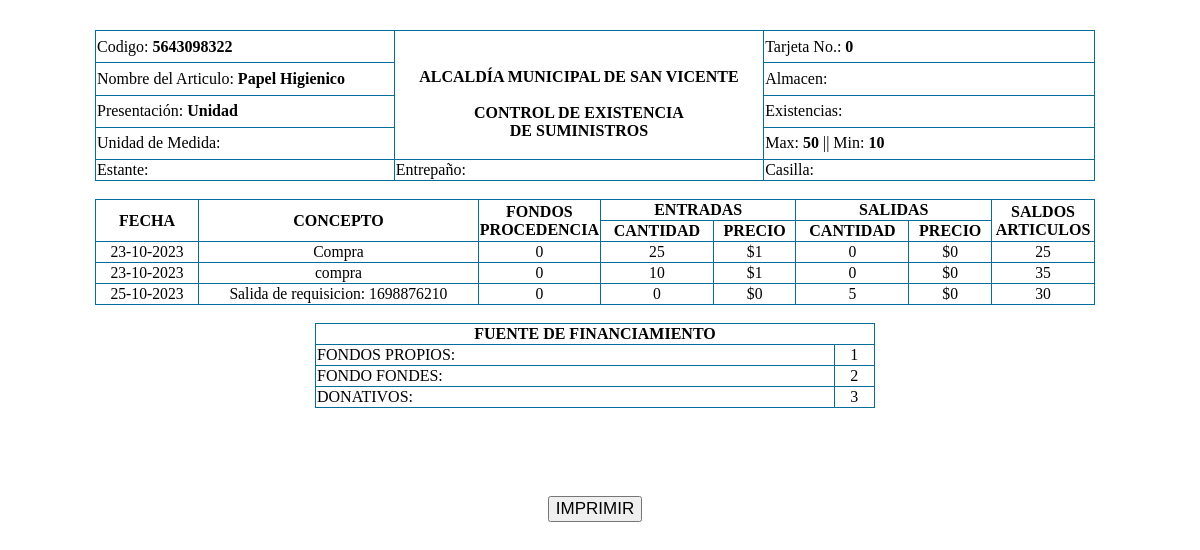
The app's page /dist/Reportes/Kardex.php?id=1698090849 (signed in) with its own data.
### tables this page shows
CREATE TABLE `ingreso_suministros` (
  `id` bigint(20) NOT NULL AUTO_INCREMENT,
  `fecha_suministro` date NOT NULL,
  `nombre_suministro` varchar(225) NOT NULL,
  `marca` varchar(225) NOT NULL,
  `cantidad` int(11) NOT NULL,
  `precio` float NOT NULL COMMENT 'se manejara en centavos',
  `descripcion` varchar(225) DEFAULT NULL,
  `presentacion` varchar(50) DEFAULT NULL,
  `unidad_medida` varchar(225) DEFAULT NULL,
  `existencia_minima` int(11) DEFAULT NULL,
  `existencia_maxima` int(11) DEFAULT NULL,
  `almacen` varchar(50) DEFAULT NULL,
  `estante` varchar(25) DEFAULT NULL,
  `entrepaño` varchar(25) DEFAULT NULL,
  `casilla` varchar(25) DEFAULT NULL,
  `numero_tarjeta` int(11) NOT NULL,
  `codigo` int(11) NOT NULL,
  `stock_suministros` int(11) NOT NULL,
  `ubicacion` varchar(225) DEFAULT NULL,
  `categoria_id` int(11) NOT NULL,
  `codigo_barra` varchar(225) NOT NULL,
  `fecha_creacion` timestamp NOT NULL DEFAULT current_timestamp(),
  PRIMARY KEY (`id`)
);

CREATE TABLE `kardex` (
  `id` bigint(20) NOT NULL AUTO_INCREMENT,
  `fecha` date NOT NULL,
  `concepto` varchar(225) NOT NULL,
  `movimiento` int(11) NOT NULL,
  `cantidad_entrada` int(11) NOT NULL,
  `precio_entrada` int(11) NOT NULL,
  `cantidad_salida` int(11) NOT NULL,
  `saldo_articulos` int(11) NOT NULL,
  `fondos_procedencia` int(11) NOT NULL,
  `precio_salida` int(11) NOT NULL,
  `fk_ingreso_suministros` bigint(20) NOT NULL,
  `fecha_creacion` timestamp NOT NULL DEFAULT current_timestamp(),
  PRIMARY KEY (`id`),
  KEY `kardex_ingreso_suministros_id_fk` (`fk_ingreso_suministros`),
  CONSTRAINT `kardex_ingreso_suministros_id_fk` FOREIGN KEY (`fk_ingreso_suministros`) REFERENCES `ingreso_suministros` (`id`)
);

### dist/Reportes/Kardex.php (the view, shortened to what this page needs)
<?php
if (isset($_SESSION['usuarioActivo'])) {
  $conexion = con();
  $id = $_GET["id"];
?>
<!doctype html>
<html>
<head>
  <link rel="stylesheet" href="../css/reportesRetiroInsumos.css" />
</head>
<body style="margin: 30px 30px 20px 20px;">
<?php
$sql="SELECT * FROM ingreso_suministros WHERE id=$id";
$result = mysqli_query($conexion, $sql);
while($row = mysqli_fetch_array($result)) {
?>
  <table width="1000" align="center" border="1" class="table_informacion">
    <tr>
      <td width=90>Codigo: <b><?php echo $row["codigo_barra"];?></b></td>
      <td rowspan="4" width=70 align="center"><br><br><b>ALCALDÍA MUNICIPAL DE SAN VICENTE <br><br>
          CONTROL DE EXISTENCIA <br>DE SUMINISTROS</b><br><br></td>
      <td width=100>Tarjeta No.: <b><?php echo $row["numero_tarjeta"];?></b></td>
    </tr>
    <tr>
      <td>Nombre del Articulo: <b><?php echo $row["nombre_suministro"];?></b></td>
      <td>Almacen: <b><?php echo $row["almacen"];?></b></td>
    </tr>
    <tr>
      <td>Presentación: <b><?php echo $row["presentacion"];?></b></td>
      <td>Existencias: <b></b></td>
    </tr>
    <tr>
      <td>Unidad de Medida: <b><?php echo $row["unidad_medida"];?></b></td>
      <td colspan="2">Max: <b><?php echo $row["existencia_maxima"];?></b> || Min: <b><?php echo $row["existencia_minima"];?></b></td>
    </tr>
    <tr>
      <td colspan="">Estante: <b><?php echo $row["estante"];?></b></td>
      <td colspan="">Entrepaño: <b><?php echo $row["entrepano"];?></b></td>
      <td colspan="">Casilla: <b><?php echo $row["casilla"];?></b></td>
    </tr>
  </table><br>
  <div class="">
    <table border="1" class="table_informacion">
      <thead>
        <tr>
          <th rowspan="2" width="100">FECHA</th>
          <th rowspan="2">CONCEPTO</th>
          <th rowspan="2" width="100">FONDOS PROCEDENCIA</th>
          <th colspan="2">ENTRADAS</th>
          <th colspan="2">SALIDAS</th>
          <th rowspan="2" width="100">SALDOS ARTICULOS</th>
        </tr>
        <tr>
          <th>CANTIDAD </th>
          <th>PRECIO</th>
          <th>CANTIDAD </th>
          <th>PRECIO</th>
        </tr>
      </thead>
      <tbody style="color:#00000;font-size:98%;" align="center">
      <?php
    $sql2="select * from kardex where fk_ingreso_suministros = $id order by fecha_creacion";
    $kardex = mysqli_query($conexion, $sql2)or die("No se puedo ejecutar la consulta");
    $saldo = 0;
    while($kar = mysqli_fetch_array($kardex)) {
    $saldo = $saldo + $kar['cantidad_entrada'] - $kar['cantidad_salida'];
    $fechaMySQL = $kar['fecha'];
    $timestamp = strtotime($fechaMySQL);
    $fechaFormateada = date("d-m-Y", $timestamp);
    $p_entrada = round($kar['precio_entrada'], 2);
    $p_salida = round($kar['precio_salida'], 2);
    ?>
        <tr>
          <td><?php echo $fechaFormateada;?></td>
          <td><?php echo $kar["concepto"];?></td>
          <td><?php echo $kar["fondos_procedencia"];?></td>
          <td><?php echo $kar["cantidad_entrada"];?></td>
          <td><?php echo '$' .$p_entrada;?></td>
          <td><?php echo $kar["cantidad_salida"];?></td>
          <td><?php echo '$' .$p_salida;?></td>
          <td><?php echo $saldo?></td>
        </tr>
        <?php  } ?>
      </tbody>
    </table>
    <?php  } ?>
  </div><br>
  <div>
    <table width="200" align="center" border="1" class="table_inf">
      <tr>
        <td colspan="3" align="center"><b>FUENTE DE FINANCIAMIENTO</b></td>
      </tr>
      <tr>
        <td>FONDOS PROPIOS: </td>
        <td align="center">1</td>
      </tr>
      <tr>
        <td>FONDO FONDES: </td>
        <td align="center">2</td>
      </tr>
      <tr>
        <td>DONATIVOS: </td>
        <td align="center">3</td>
      </tr>
    </table>
  </div><br><br><br><br>
  <form name="frmTesis" method="get" action="" id="frmTesis">
    <p align="center"><input class="btn btn-primary" data-toggle="modal" data-target="#modalNuevo"
        style="font-size:17px;" type="button" name="IM" id="IM" value="IMPRIMIR" onClick="imprimir()"></p>
  </form>
  <p>&nbsp;</p>
</body>
</html>
<?php
}
?>

### records on screen
ingreso_suministros: codigo_barra "5643098322", numero_tarjeta "0", nombre_suministro "Papel Higienico", presentacion "Unidad", existencia_maxima "50", existencia_minima "10"
kardex: fecha "23-10-2023", concepto "Compra", fondos_procedencia "0", cantidad_entrada "25", precio_entrada "1", cantidad_salida "0", precio_salida "0"
kardex: fecha "23-10-2023", concepto "compra", fondos_procedencia "0", cantidad_entrada "10", precio_entrada "1", cantidad_salida "0", precio_salida "0", saldo "35"
kardex: fecha "25-10-2023", concepto "Salida de requisicion: 1698876210", fondos_procedencia "0", cantidad_entrada "0", precio_entrada "0", cantidad_salida "5", precio_salida "0", saldo "30"
